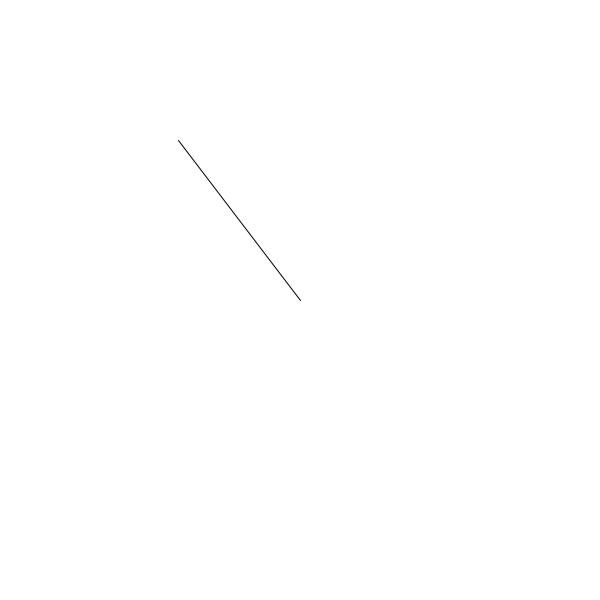
Frame 1 (no input)
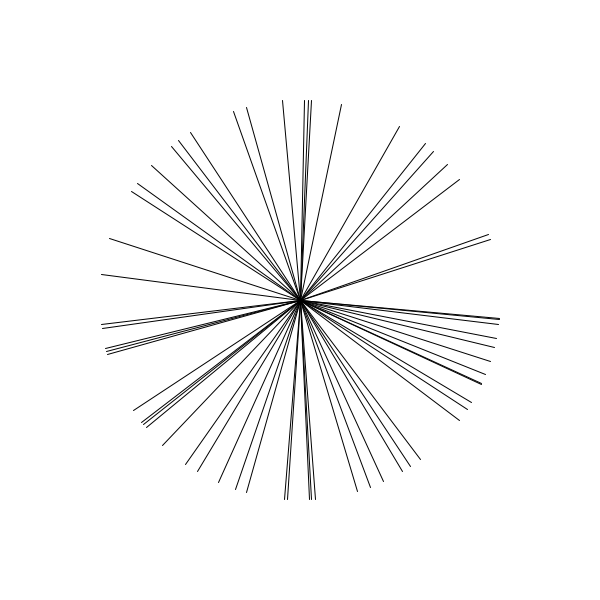
Frame 60 (the mouse pressed at the canvas centre just before this capture)
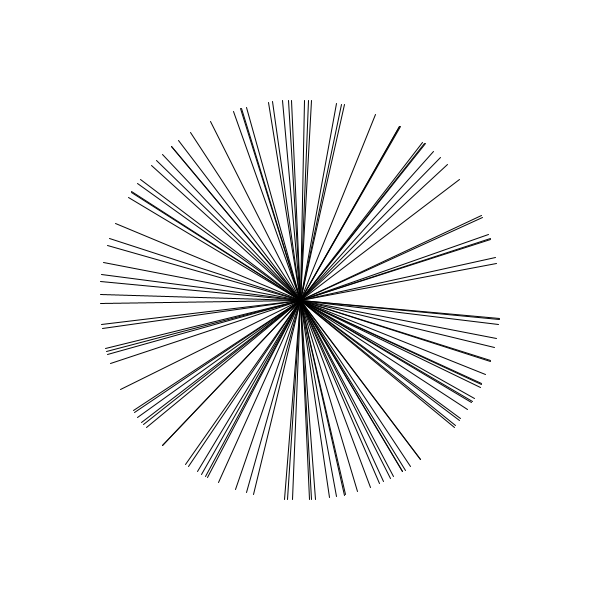
Frame 120 (the mouse held since frame 60 and released just before this capture)

The Processing sketch that drew these frames (run headless with seeded random() and noise(); from frame 60 on, the mouse is pressed at the canvas centre):

// Processing sketch: wk_10_lesson_sin02
// ── wk_10_lesson_sin02.pde
void setup(){
 background(255);
  size (600,600);
}

void draw(){
  float r = random(0,TWO_PI);
  line(width/2, height/2,width/2+ cos(r)*200, height/2+ sin(r)*200);
}
